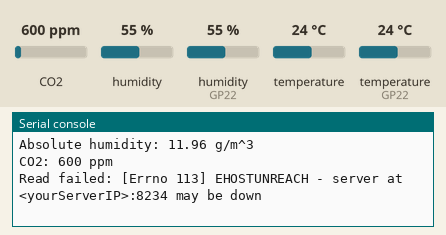
Bench run of a program on a simulated Raspberry Pi Pico running MicroPython. On the bench: the last lines printed to the serial console. The test bench sets the inputs (shaded band); at power-on: CO2 600 ppm, humidity (sensor on GP22) 55 %, temperature 24 °C, humidity 55 %, temperature (sensor on GP22) 24 °C. WiFi joins after 1.5 s; outgoing connections fail.

Above: at 8.2 s.
8.3 s: CO2 set to 452 ppm
11.3 s: humidity (sensor on GP22) set to 22 %
At 13.6 s:
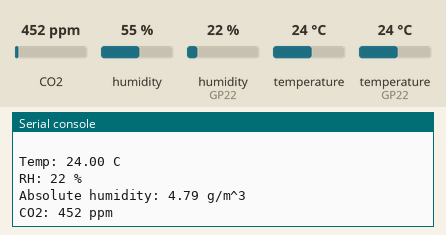
14.3 s: temperature (sensor 0) set to 12 °C
At 15.2 s:
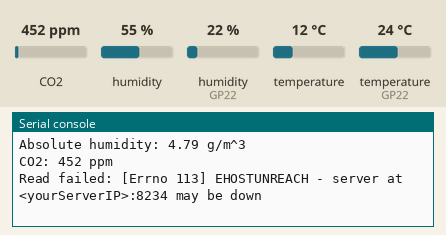
17.3 s: humidity (sensor on GP22) set to 40 %
At 19.9 s:
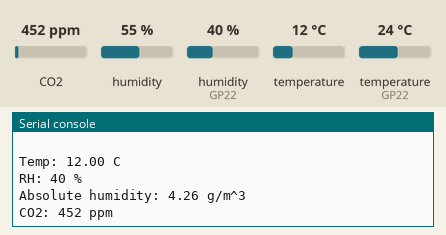
20.3 s: CO2 set to 1050 ppm
At 21.0 s:
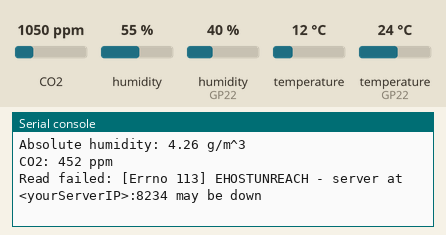

Measured:
- after the input at 11.3 s, the serial console: prints a new line after 1.8 s (image 1)
- after the input at 17.3 s, the serial console: prints a new line after 1.8 s (image 3)

The program:

main.py
```python
# Pico 2 W:
#     pin 36 (3v3 out) has 0.25 a resettable fuse [also called PPTC, i use MF-R025] to breadboard + rail
#     pin 38 (ground) to breadboard gnd rail
#     pin 29 (gpio22) to row x
#
#     pin 21 (i2c data)
#     pin 22 (i2c clock)
#   How to power the pico? 3x AA alkaline lasted only around 36 hours for me, so now i use the official rpi micro usb charger (12.5 W). it has short protection and we also use a fuse, and i also covered everything in kapton so it should be fine
# ---------------------------------------------------------------
# dht11 humidity sensor (4 legs):
#     you look at the side with the many small squares, pins go down:
#       pinout: pin 1: vcc, pin 2: data, pin 3: NC, pin 4: gnd
#
#     pin 1 goes to breadboard + rail
#     pin 2 is connected directly to pin 29 of pico
#     pin 2 also has 10k ohm resistor to breadboard + rail
#     pin 3 is not connected
#     pin 4 goes to breadboard gnd rail
# ---------------------------------------------------------------
# tmp117 (temp sensor), 7-bit I2C address is 0x48:
#     SDA goes to row sda
#     SCL goes to row scl
#     VIN goes to breadboard + rail
#     GND goes to breadboard gnd rail
# ---------------------------------------------------------------
# scd41 (co2 sensor), 7-bit I2C address is 0x62:
#     SDA goes to row sda
#     SCL goes to row scl
#     VIN goes to breadboard + rail
#     GND goes to breadboard gnd rail
# Note: do NOT touch the white 'sticker' looking thing on the sensor, it is a protection membrane. it is NOT a removable sticker like on some active buzzers to make them more quiet lol

from machine import Pin, I2C
import dht
import network
import time
import socket
import ujson
from math import exp

# -----------------------------
# WiFi / server config
# -----------------------------
SSID = "<yourWifiNetworkName>"
WIFI_PASS = "<yourWifiPassword>"
SERVER_HOST = "<yourServerIP>"

DEVICE_NAME = "pico-2-w-1"
SERVER_PORT = 8234
SERVER_PATH = "/"

# -----------------------------
# DHT11 on GPIO22
# -----------------------------
dht_sensor = dht.DHT11(Pin(22))

# -----------------------------
# I2C bus
# -----------------------------
i2c = I2C(0, sda=Pin(16), scl=Pin(17), freq=100000)

# -----------------------------
# TMP117
# -----------------------------
TMP117_ADDR = 0x48
TMP117_TEMP_REG = 0x00

def read_tmp117_celsius():
    data = i2c.readfrom_mem(TMP117_ADDR, TMP117_TEMP_REG, 2)
    raw = (data[0] << 8) | data[1]

    if raw & 0x8000:
        raw -= 0x10000

    return raw * 0.0078125


# -----------------------------
# SCD41
# -----------------------------
SCD41_ADDR = 0x62

def scd4x_crc(data_bytes):
    crc = 0xFF
    for byte in data_bytes:
        crc ^= byte
        for _ in range(8):
            if crc & 0x80:
                crc = ((crc << 1) ^ 0x31) & 0xFF
            else:
                crc = (crc << 1) & 0xFF
    return crc

def scd41_send_command(command):
    cmd = bytes([(command >> 8) & 0xFF, command & 0xFF])
    i2c.writeto(SCD41_ADDR, cmd)

def scd41_start_periodic_measurement():
    scd41_send_command(0x21B1)

def scd41_read_measurement():
    scd41_send_command(0xEC05)
    time.sleep_ms(1)

    data = i2c.readfrom(SCD41_ADDR, 9)

    if scd4x_crc(data[0:2]) != data[2]:
        raise ValueError("SCD41 CRC error on CO2 word")
    if scd4x_crc(data[3:5]) != data[5]:
        raise ValueError("SCD41 CRC error on temperature word")
    if scd4x_crc(data[6:8]) != data[8]:
        raise ValueError("SCD41 CRC error on humidity word")

    co2_raw = (data[0] << 8) | data[1]
    temp_raw = (data[3] << 8) | data[4]
    rh_raw = (data[6] << 8) | data[7]

    co2_ppm = co2_raw
    temp_c = -45.0 + 175.0 * (temp_raw / 65535.0)
    rh_percent = 100.0 * (rh_raw / 65535.0)

    return co2_ppm, temp_c, rh_percent


# -----------------------------
# Absolute humidity formula
# -----------------------------
def absolute_humidity_gm3(temperature_c, relative_humidity_percent):
    rh = relative_humidity_percent / 100.0
    abs_humidity = (
        (
            6.11
            * exp((17.67 * temperature_c) / (243.5 + temperature_c))
            * rh
            * 2.1674
        )
        / (273.15 + temperature_c)
    ) * 100.0
    return abs_humidity


# -----------------------------
# WiFi helpers
# -----------------------------
wlan = network.WLAN(network.STA_IF)

def connect_wifi():
    if wlan.isconnected():
        return

    while True:
        wlan.active(True)
        wlan.connect(SSID, WIFI_PASS)

        print("Connecting to", SSID, end="")
        for _ in range(5):
            if wlan.isconnected():
                break
            print(".", end="")
            time.sleep(1)

        if wlan.isconnected():
            break

        print(" timed out, resetting WiFi...")
        wlan.disconnect()
        wlan.active(False)
        time.sleep(1)

    print()
    print("Connected! IP:", wlan.ifconfig()[0])

def ensure_wifi():
    if not wlan.isconnected():
        print("WiFi disconnected, reconnecting...")
        connect_wifi()


# -----------------------------
# Raw HTTP POST helper
# -----------------------------
def post_measurement(co2_ppm, temperature, humidity):
    payload = {
        "device": DEVICE_NAME,
        "co2_ppm": str(co2_ppm),
        "temp_c": "{:.2f}".format(temperature),
        "humid_rel_perc": str(humidity),
    }

    body = ujson.dumps(payload)
    body_bytes = body.encode("utf-8")

    addr = socket.getaddrinfo(SERVER_HOST, SERVER_PORT)[0][-1]
    s = socket.socket()

    try:
        s.connect(addr)

        request = (
            "POST {} HTTP/1.1\r\n"
            "Host: {}:{}\r\n"
            "Content-Type: application/json\r\n"
            "Content-Length: {}\r\n"
            "Connection: close\r\n"
            "\r\n"
        ).format(SERVER_PATH, SERVER_HOST, SERVER_PORT, len(body_bytes))

        s.send(request.encode("utf-8"))
        s.send(body_bytes)

        response = s.recv(1024).decode("utf-8", "ignore")
        status_ok = "200" in response.split("\r\n")[0]

        if status_ok:
            print("-> Successfully sent data to server:")
            print(payload)
        else:
            print("-> Server error:")
            print(response)
            print("Payload was:", payload)

    finally:
        s.close()


# -----------------------------
# Startup
# -----------------------------
connect_wifi()

try:
    scd41_start_periodic_measurement()
    time.sleep(5)
except Exception as e:
    print("SCD41 startup failed:", e)


# -----------------------------
# Main loop
# -----------------------------
while True:
    try:
        ensure_wifi()

        dht_sensor.measure()
        humidity = dht_sensor.humidity()

        temperature = read_tmp117_celsius()

        co2_ppm, _, _ = scd41_read_measurement()

        abs_humidity = absolute_humidity_gm3(temperature, humidity)

        print("Temp: {:.2f} C".format(temperature))
        print("RH: {} %".format(humidity))
        print("Absolute humidity: {:.2f} g/m^3".format(abs_humidity))
        print("CO2: {} ppm".format(co2_ppm))
        post_measurement(co2_ppm, temperature, humidity)

    except OSError as e:
        print("Read failed:", e, "- server at {}:{} may be down".format(SERVER_HOST, SERVER_PORT))
    except Exception as e:
        print("Error:", e)

    print()
    time.sleep(5)
```
